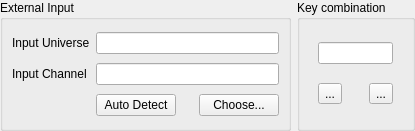
<?xml version="1.0" encoding="UTF-8"?>
<ui version="4.0">
 <class>InputSelectionWidget</class>
 <widget class="QWidget" name="InputSelectionWidget">
  <property name="geometry">
   <rect>
    <x>0</x>
    <y>0</y>
    <width>415</width>
    <height>131</height>
   </rect>
  </property>
  <property name="windowTitle">
   <string>Form</string>
  </property>
  <layout class="QGridLayout" name="gridLayout">
   <property name="leftMargin">
    <number>0</number>
   </property>
   <property name="topMargin">
    <number>0</number>
   </property>
   <property name="rightMargin">
    <number>0</number>
   </property>
   <property name="bottomMargin">
    <number>0</number>
   </property>
   <item row="0" column="0">
    <widget class="QGroupBox" name="m_extInputGroup">
     <property name="sizePolicy">
      <sizepolicy hsizetype="Expanding" vsizetype="Preferred">
       <horstretch>0</horstretch>
       <verstretch>0</verstretch>
      </sizepolicy>
     </property>
     <property name="title">
      <string>External Input</string>
     </property>
     <layout class="QGridLayout" name="gridLayoutExternalInput">
      <item row="1" column="0">
       <widget class="QLabel" name="label_5">
        <property name="text">
         <string>Input Channel</string>
        </property>
       </widget>
      </item>
      <item row="2" column="3">
       <widget class="QPushButton" name="m_chooseInputButton">
        <property name="sizePolicy">
         <sizepolicy hsizetype="Maximum" vsizetype="Fixed">
          <horstretch>0</horstretch>
          <verstretch>0</verstretch>
         </sizepolicy>
        </property>
        <property name="toolTip">
         <string>Choose an external input universe &amp; channel that this widget should listen to.</string>
        </property>
        <property name="text">
         <string>Choose...</string>
        </property>
       </widget>
      </item>
      <item row="0" column="1" colspan="3">
       <widget class="QLineEdit" name="m_inputUniverseEdit">
        <property name="toolTip">
         <string>The input universe that sends data to this widget</string>
        </property>
        <property name="readOnly">
         <bool>true</bool>
        </property>
       </widget>
      </item>
      <item row="0" column="0">
       <widget class="QLabel" name="label_4">
        <property name="text">
         <string>Input Universe</string>
        </property>
       </widget>
      </item>
      <item row="1" column="1" colspan="3">
       <widget class="QLineEdit" name="m_inputChannelEdit">
        <property name="toolTip">
         <string>The particular input channel within the input universe that sends data to this widget</string>
        </property>
        <property name="readOnly">
         <bool>true</bool>
        </property>
       </widget>
      </item>
      <item row="2" column="1">
       <widget class="QPushButton" name="m_autoDetectInputButton">
        <property name="toolTip">
         <string>When toggled, you can click an external button to assign it to this widget.</string>
        </property>
        <property name="text">
         <string>Auto Detect</string>
        </property>
        <property name="checkable">
         <bool>true</bool>
        </property>
        <property name="checked">
         <bool>false</bool>
        </property>
        <property name="flat">
         <bool>false</bool>
        </property>
       </widget>
      </item>
     </layout>
    </widget>
   </item>
   <item row="0" column="1">
    <widget class="QGroupBox" name="m_keyInputGroup">
     <property name="sizePolicy">
      <sizepolicy hsizetype="Minimum" vsizetype="Preferred">
       <horstretch>0</horstretch>
       <verstretch>0</verstretch>
      </sizepolicy>
     </property>
     <property name="title">
      <string>Key combination</string>
     </property>
     <layout class="QGridLayout" name="gridLayout_2">
      <property name="leftMargin">
       <number>3</number>
      </property>
      <property name="topMargin">
       <number>9</number>
      </property>
      <property name="rightMargin">
       <number>3</number>
      </property>
      <property name="horizontalSpacing">
       <number>12</number>
      </property>
      <item row="1" column="2">
       <widget class="QToolButton" name="m_detachKey">
        <property name="toolTip">
         <string>Reset the keyboard shortcut key</string>
        </property>
        <property name="text">
         <string notr="true">...</string>
        </property>
        <property name="icon">
         <iconset resource="qlcui.qrc">
          <normaloff>:/fileclose.png</normaloff>:/fileclose.png</iconset>
        </property>
        <property name="iconSize">
         <size>
          <width>32</width>
          <height>32</height>
         </size>
        </property>
       </widget>
      </item>
      <item row="1" column="1">
       <widget class="QToolButton" name="m_attachKey">
        <property name="toolTip">
         <string>Set a key combination for this widget</string>
        </property>
        <property name="text">
         <string notr="true">...</string>
        </property>
        <property name="icon">
         <iconset resource="qlcui.qrc">
          <normaloff>:/key_bindings.png</normaloff>:/key_bindings.png</iconset>
        </property>
        <property name="iconSize">
         <size>
          <width>32</width>
          <height>32</height>
         </size>
        </property>
       </widget>
      </item>
      <item row="0" column="1" colspan="2">
       <widget class="QLineEdit" name="m_keyEdit">
        <property name="toolTip">
         <string>Keyboard combination that toggles this widget</string>
        </property>
        <property name="readOnly">
         <bool>true</bool>
        </property>
       </widget>
      </item>
     </layout>
    </widget>
   </item>
  </layout>
 </widget>
 <resources>
  <include location="qlcui.qrc"/>
  <include location="qlcui.qrc"/>
 </resources>
 <connections/>
</ui>
